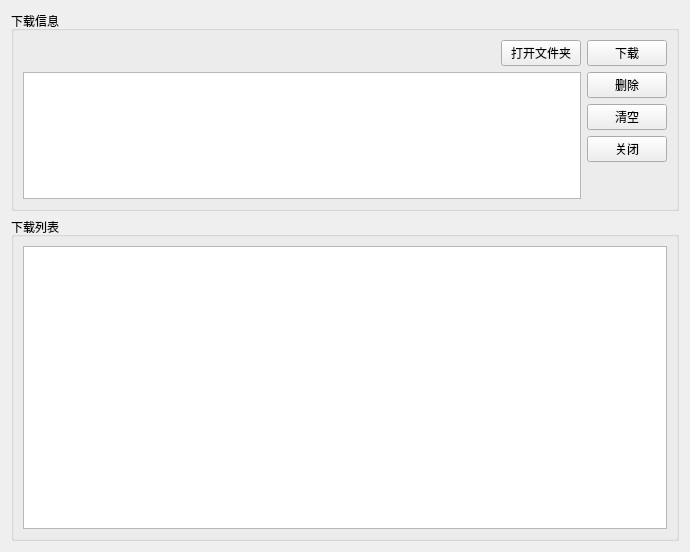
<?xml version="1.0" encoding="UTF-8"?>
<ui version="4.0">
 <class>DownloadFileWidget</class>
 <widget class="QWidget" name="DownloadFileWidget">
  <property name="geometry">
   <rect>
    <x>0</x>
    <y>0</y>
    <width>690</width>
    <height>552</height>
   </rect>
  </property>
  <property name="windowTitle">
   <string>Form</string>
  </property>
  <layout class="QVBoxLayout" name="verticalLayout">
   <item>
    <widget class="QGroupBox" name="groupBox">
     <property name="minimumSize">
      <size>
       <width>0</width>
       <height>200</height>
      </size>
     </property>
     <property name="maximumSize">
      <size>
       <width>16777215</width>
       <height>200</height>
      </size>
     </property>
     <property name="title">
      <string>下载信息</string>
     </property>
     <layout class="QHBoxLayout" name="horizontalLayout_3">
      <item>
       <layout class="QVBoxLayout" name="verticalLayout_3">
        <item>
         <layout class="QHBoxLayout" name="horizontalLayout_2">
          <item>
           <spacer name="horizontalSpacer">
            <property name="orientation">
             <enum>Qt::Horizontal</enum>
            </property>
            <property name="sizeHint" stdset="0">
             <size>
              <width>40</width>
              <height>20</height>
             </size>
            </property>
           </spacer>
          </item>
          <item>
           <widget class="QPushButton" name="pushButton_OpenDir">
            <property name="text">
             <string>打开文件夹</string>
            </property>
           </widget>
          </item>
         </layout>
        </item>
        <item>
         <widget class="QListView" name="listView_FileList"/>
        </item>
       </layout>
      </item>
      <item>
       <layout class="QVBoxLayout" name="verticalLayout_2">
        <item>
         <widget class="QPushButton" name="pushButton_Download">
          <property name="text">
           <string>下载</string>
          </property>
         </widget>
        </item>
        <item>
         <widget class="QPushButton" name="pushButton_DeleteItem">
          <property name="text">
           <string>删除</string>
          </property>
         </widget>
        </item>
        <item>
         <widget class="QPushButton" name="pushButton_Cancel">
          <property name="text">
           <string>清空</string>
          </property>
         </widget>
        </item>
        <item>
         <widget class="QPushButton" name="pushButton_Close">
          <property name="text">
           <string>关闭</string>
          </property>
         </widget>
        </item>
        <item>
         <spacer name="verticalSpacer">
          <property name="orientation">
           <enum>Qt::Vertical</enum>
          </property>
          <property name="sizeHint" stdset="0">
           <size>
            <width>20</width>
            <height>40</height>
           </size>
          </property>
         </spacer>
        </item>
       </layout>
      </item>
     </layout>
    </widget>
   </item>
   <item>
    <widget class="QGroupBox" name="groupBox_3">
     <property name="title">
      <string>下载列表</string>
     </property>
     <layout class="QHBoxLayout" name="horizontalLayout">
      <item>
       <widget class="QListWidget" name="listWidget"/>
      </item>
     </layout>
    </widget>
   </item>
  </layout>
 </widget>
 <resources/>
 <connections/>
</ui>
